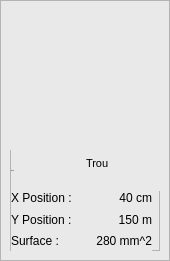
            <widget class="QFrame" name="frame_image_de_defaut">
             <property name="minimumSize">
              <size>
               <width>170</width>
               <height>261</height>
              </size>
             </property>
             <property name="maximumSize">
              <size>
               <width>170</width>
               <height>261</height>
              </size>
             </property>
             <property name="styleSheet">
              <string notr="true">background-color: rgb(233, 233, 233);
padding:0;</string>
             </property>
             <property name="frameShape">
              <enum>QFrame::StyledPanel</enum>
             </property>
             <property name="frameShadow">
              <enum>QFrame::Raised</enum>
             </property>
             <widget class="QLabel" name="Image_defaut_2">
              <property name="geometry">
               <rect>
                <x>10</x>
                <y>5</y>
                <width>150</width>
                <height>141</height>
               </rect>
              </property>
              <property name="minimumSize">
               <size>
                <width>0</width>
                <height>0</height>
               </size>
              </property>
              <property name="maximumSize">
               <size>
                <width>16777215</width>
                <height>16777215</height>
               </size>
              </property>
              <property name="styleSheet">
               <string notr="true"/>
              </property>
              <property name="text">
               <string/>
              </property>
              <property name="pixmap">
               <pixmap>../../../.designer/CODE/Detection des defauts/Images/KinectScreenshot-Color-02-39-46.png</pixmap>
              </property>
              <property name="scaledContents">
               <bool>true</bool>
              </property>
             </widget>
             <widget class="QFrame" name="frame_5">
              <property name="geometry">
               <rect>
                <x>10</x>
                <y>150</y>
                <width>150</width>
                <height>101</height>
               </rect>
              </property>
              <property name="frameShape">
               <enum>QFrame::StyledPanel</enum>
              </property>
              <property name="frameShadow">
               <enum>QFrame::Raised</enum>
              </property>
              <widget class="QWidget" name="layoutWidget_6">
               <property name="geometry">
                <rect>
                 <x>1</x>
                 <y>0</y>
                 <width>151</width>
                 <height>41</height>
                </rect>
               </property>
               <layout class="QHBoxLayout" name="horizontalLayout_12">
                <item>
                 <widget class="QLabel" name="label_defaut_2">
                  <property name="minimumSize">
                   <size>
                    <width>0</width>
                    <height>26</height>
                   </size>
                  </property>
                  <property name="maximumSize">
                   <size>
                    <width>16777215</width>
                    <height>27</height>
                   </size>
                  </property>
                  <property name="font">
                   <font>
                    <pointsize>-1</pointsize>
                   </font>
                  </property>
                  <property name="styleSheet">
                   <string notr="true"/>
                  </property>
                  <property name="text">
                   <string>Defaut :</string>
                  </property>
                 </widget>
                </item>
                <item>
                 <widget class="QTextBrowser" name="textBrowser_2">
                  <property name="minimumSize">
                   <size>
                    <width>50</width>
                    <height>20</height>
                   </size>
                  </property>
                  <property name="maximumSize">
                   <size>
                    <width>80</width>
                    <height>34</height>
                   </size>
                  </property>
                  <property name="styleSheet">
                   <string notr="true">QTextBrowser{
	text-align:left;
	font-size:16px;
	border:none;
}


</string>
                  </property>
                  <property name="html">
                   <string>&lt;!DOCTYPE HTML PUBLIC &quot;-//W3C//DTD HTML 4.0//EN&quot; &quot;http://www.w3.org/TR/REC-html40/strict.dtd&quot;&gt;
&lt;html&gt;&lt;head&gt;&lt;meta name=&quot;qrichtext&quot; content=&quot;1&quot; /&gt;&lt;style type=&quot;text/css&quot;&gt;
p, li { white-space: pre-wrap; }
&lt;/style&gt;&lt;/head&gt;&lt;body style=&quot; font-family:'MS Shell Dlg 2'; font-size:16px; font-weight:400; font-style:normal;&quot;&gt;
&lt;p style=&quot; margin-top:0px; margin-bottom:0px; margin-left:0px; margin-right:0px; -qt-block-indent:0; text-indent:0px;&quot;&gt;&lt;span style=&quot; font-size:8pt;&quot;&gt;Trou&lt;/span&gt;&lt;/p&gt;&lt;/body&gt;&lt;/html&gt;</string>
                  </property>
                 </widget>
                </item>
               </layout>
              </widget>
              <widget class="QWidget" name="layoutWidget_7">
               <property name="geometry">
                <rect>
                 <x>1</x>
                 <y>38</y>
                 <width>141</width>
                 <height>63</height>
                </rect>
               </property>
               <layout class="QVBoxLayout" name="_2">
                <property name="spacing">
                 <number>2</number>
                </property>
                <item>
                 <layout class="QHBoxLayout" name="horizontalLayout_13">
                  <item>
                   <widget class="QLabel" name="label_X_Position_2">
                    <property name="text">
                     <string>X Position :</string>
                    </property>
                   </widget>
                  </item>
                  <item>
                   <widget class="QLabel" name="X_Position_2">
                    <property name="layoutDirection">
                     <enum>Qt::LeftToRight</enum>
                    </property>
                    <property name="text">
                     <string>40 cm</string>
                    </property>
                    <property name="alignment">
                     <set>Qt::AlignRight|Qt::AlignTrailing|Qt::AlignVCenter</set>
                    </property>
                   </widget>
                  </item>
                 </layout>
                </item>
                <item>
                 <layout class="QHBoxLayout" name="horizontalLayout_14">
                  <item>
                   <widget class="QLabel" name="label_Y_Position_2">
                    <property name="text">
                     <string>Y Position :</string>
                    </property>
                   </widget>
                  </item>
                  <item>
                   <widget class="QLabel" name="Y_Position_2">
                    <property name="layoutDirection">
                     <enum>Qt::LeftToRight</enum>
                    </property>
                    <property name="text">
                     <string>150 m</string>
                    </property>
                    <property name="alignment">
                     <set>Qt::AlignRight|Qt::AlignTrailing|Qt::AlignVCenter</set>
                    </property>
                   </widget>
                  </item>
                 </layout>
                </item>
                <item>
                 <layout class="QHBoxLayout" name="horizontalLayout_15">
                  <item>
                   <widget class="QLabel" name="label_Surface_2">
                    <property name="text">
                     <string>Surface :</string>
                    </property>
                   </widget>
                  </item>
                  <item>
                   <widget class="QLabel" name="Surface_2">
                    <property name="layoutDirection">
                     <enum>Qt::LeftToRight</enum>
                    </property>
                    <property name="text">
                     <string>280 mm^2</string>
                    </property>
                    <property name="alignment">
                     <set>Qt::AlignRight|Qt::AlignTrailing|Qt::AlignVCenter</set>
                    </property>
                   </widget>
                  </item>
                 </layout>
                </item>
               </layout>
              </widget>
             </widget>
            </widget>
